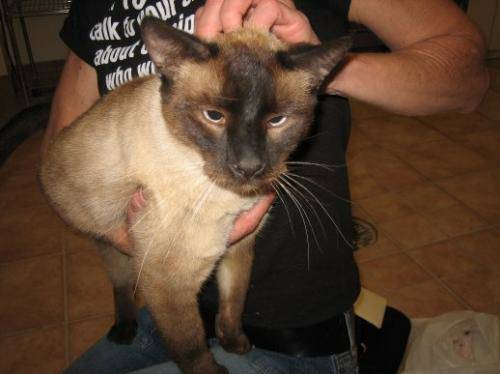
#> input picture SVM/t3_catsvsdog/cats/cat.10320.jpg, 500 x 374 px, found by its file name; its folder holds 4 pictures in this run
$ jupyter execute --allow-errors SVMmodel.ipynb
#> lines starting #> are read from the running program, lines starting #| are printed output that depends on the picture
#> further down, img is the input picture: shape (374, 500, 3); mean B, G, R 50.5, 68.4, 92.4
#> `img = cv2.resize(img, (IMG_SIZE, IMG_SIZE))`:
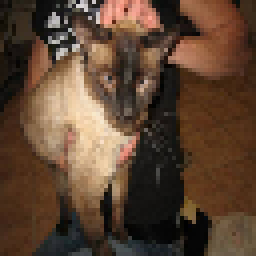
#> img: shape (64, 64, 3) (shown 4 times larger); mean B, G, R 50.4, 68.3, 92.3
[cell 1]
import os
import cv2
import numpy as np
from sklearn.model_selection import train_test_split
from sklearn.svm import SVC
from sklearn.metrics import accuracy_score

#> (a cell that did not finish here is left out)

[cell 3]
dataset_path = r"D:\project work\ml_internship\New folder\archive\test"

IMG_SIZE = 64
data = []
labels = []

#> (the rest of this cell did not finish here and is left out)

[cell 4]
import os
import cv2
import numpy as np

dataset_path = r"D:\project work\ml_internship\SVM"

IMG_SIZE = 64
data = []
labels = []

#> (the rest of this cell did not finish here and is left out)

[cell 5]
X = np.array(data)
y = np.array(labels)

print("Total samples:", X.shape[0])
#| Total samples: 4
print("Feature size:", X.shape[1])
#| Feature size: 12288
